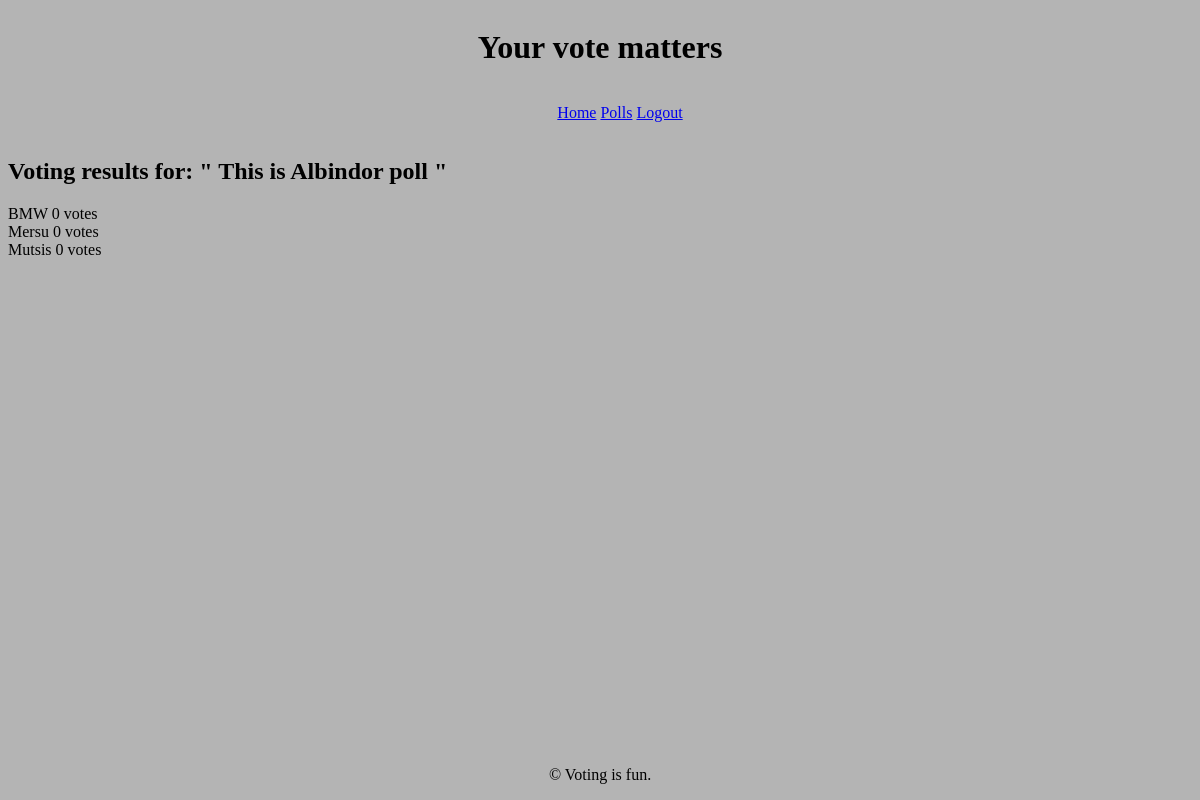
Page /results/4/ (signed in) on the earlier database version.
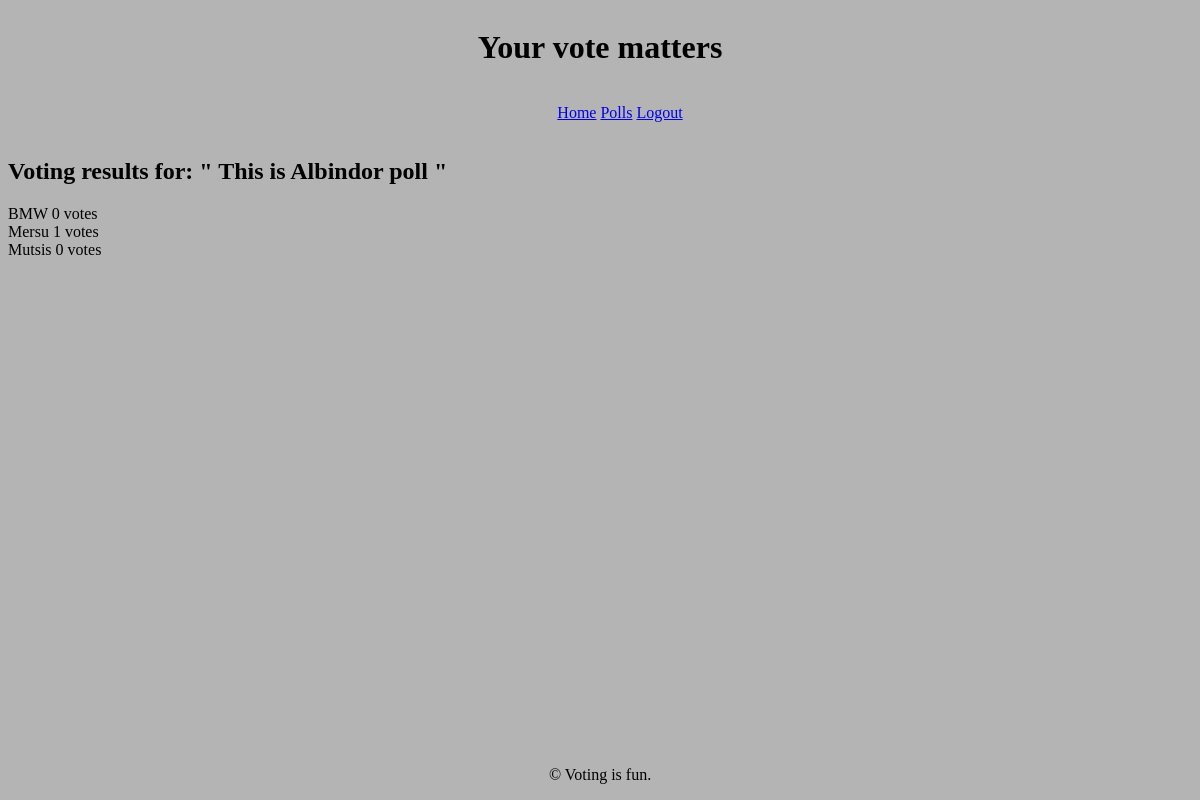
Same page on the later database version.
### polls/models.py (models this page shows, shortened)
class Poll(models.Model):
    question = models.CharField(max_length=255, blank=False, null=False)
    option_one = models.CharField(max_length=50)
    option_two = models.CharField(max_length=50)
    option_three = models.CharField(max_length=50)
    option_one_votes = models.IntegerField(default=0)
    option_two_votes = models.IntegerField(default=0)
    option_three_votes = models.IntegerField(default=0)
    user_has_voted = models.BooleanField(default=False)
    user = models.ForeignKey(CustomUser, on_delete=models.CASCADE)

### polls/views.py (the view)
# urls.py: path('results/<poll_id>/', views.results_view, name='results'),
@csrf_protect
@login_required(login_url='login')
def results_view(request, poll_id):
    poll = Poll.objects.get(pk=poll_id)
    context =  {
        'poll': poll ,
    }
    return render(request, 'polls/results.html', context)

### polls/templates/polls/results.html (shortened to what this page needs)
{% extends "polls/base.html" %}
{% block content %}
<div class="results">
    <h2>Voting results for: " {{ poll.question }} "</h2>
    <div class="option">
        {{ poll.option_one }}
        {{ poll.option_one_votes }}
        votes
    </div>
    <div class="option">
        {{ poll.option_two }}
        {{ poll.option_two_votes }}
        votes
    </div>
    <div class="option">
        {{ poll.option_three }}
        {{ poll.option_three_votes }}
        votes
    </div>
</div>
{% endblock %}

Differences in the rows shown:
changed Poll "This is Albindor poll": option_two_votes "0" → "1"
